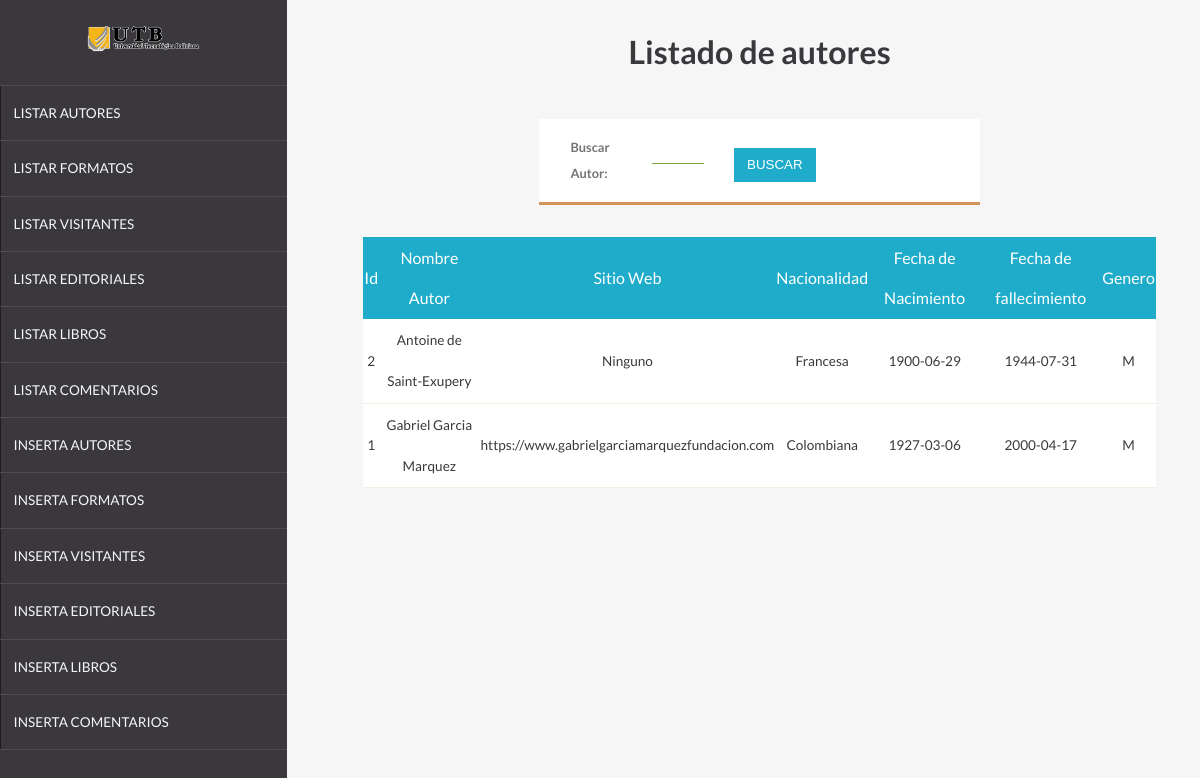
The page / on the database its author committed.
### tables this page shows
CREATE TABLE `autores` (
  `idAutor` int(11) NOT NULL,
  `nombresYApellidos` varchar(60) NOT NULL,
  `sitioWeb` varchar(45) NOT NULL,
  `nacionalidad` varchar(15) NOT NULL,
  `anioNacimiento` date NOT NULL,
  `anioFallecimiento` date DEFAULT NULL,
  `genero` char(1) DEFAULT NULL
);

### buscarAutores.php (the view, shortened to what this page needs)
<?php
    include 'conexion.php';
    if(isset($_POST['enviar'])){
        $autor = $_POST['nomautor'];
        $consulta="select * from autores where nombresYApellidos like'%$autor%' order by idAutor desc";
    }else{
        $consulta="select * from autores order by idAutor desc";
    }
    $resultado=mysqli_query($conexion,$consulta) or die("Algo ha salido mal en la consulta");
    echo"<table class='listado'>";
    echo"<tr>";
    echo"<th>Id</th>";
    echo"<th>Nombre Autor</th>";
    echo"<th>Sitio Web</th>";
    echo"<th>Nacionalidad</th>";
    echo"<th>Fecha de Nacimiento</th>";
    echo"<th>Fecha de fallecimiento</th>";
    echo"<th>Genero</th>";
    echo"</tr>";
    while($columna=mysqli_fetch_array($resultado)){
        echo"<tr>";
        echo"<td>".$columna['idAutor']."</td><td>".$columna['nombresYApellidos']."</td><td>".$columna['sitioWeb']."</td><td>".$columna['nacionalidad']."</td><td>".$columna['anioNacimiento']."</td><td>".$columna['anioFallecimiento']."</td><td>".$columna['genero']."</td>";
        echo"</tr>";
    }
    echo"</table>";
?>

### css/estilos.css (style rules this page uses)
*,*:before,*:after { box-sizing:border-box }
body { margin:0;font-family:sans-serif }
body { background:#F6F6F6;display:-webkit-flex;display:-ms-flexbox;display:flex;-webkit-flex-direction:column;-ms-flex-direction:column;flex-direction:column;min-height:100vh;color:#3A383D;font-family:'Lato', sans-serif }
.listado { background:#fff;width:90%;margin-left:auto;margin-right:auto;border-collapse:collapse;margin-top:2em }
.listado th { background:#1FACCA;line-height:2.5;color:#fff;font-weight:normal }
.listado td { border-bottom:1px solid rgba(122,169,60,0.15) }
.listado td { line-height:3;font-size:.85em;text-align:center }

### rows shown on the page
autores: idAutor "2", nombresYApellidos "Antoine de Saint-Exupery", sitioWeb "Ninguno", nacionalidad "Francesa", anioNacimiento "1900-06-29", anioFallecimiento "1944-07-31", genero "M"
autores: idAutor "1", nombresYApellidos "Gabriel Garcia Marquez", sitioWeb "https://www.gabrielgarciamarquezfundacion.com", nacionalidad "Colombiana", anioNacimiento "1927-03-06", anioFallecimiento "2000-04-17", genero "M"
